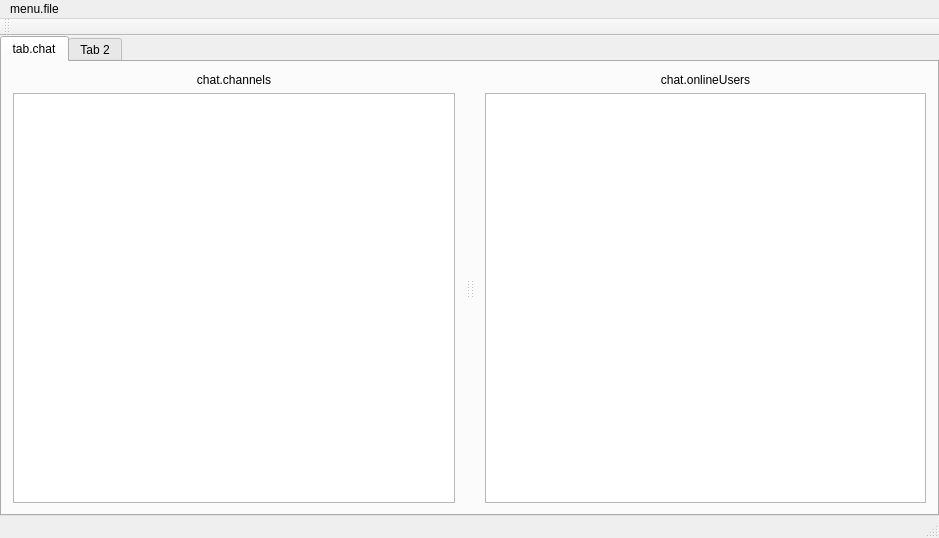
<?xml version="1.0" encoding="UTF-8"?>
<ui version="4.0">
 <class>MainWindow</class>
 <widget class="QMainWindow" name="MainWindow">
  <property name="geometry">
   <rect>
    <x>0</x>
    <y>0</y>
    <width>939</width>
    <height>538</height>
   </rect>
  </property>
  <property name="windowTitle">
   <string>mainWindow.title</string>
  </property>
  <widget class="QWidget" name="centralWidget">
   <layout class="QVBoxLayout" name="verticalLayout">
    <property name="spacing">
     <number>0</number>
    </property>
    <property name="leftMargin">
     <number>0</number>
    </property>
    <property name="topMargin">
     <number>0</number>
    </property>
    <property name="rightMargin">
     <number>0</number>
    </property>
    <property name="bottomMargin">
     <number>0</number>
    </property>
    <item>
     <widget class="QTabWidget" name="tabWidget">
      <property name="currentIndex">
       <number>0</number>
      </property>
      <widget class="QWidget" name="chatTab">
       <attribute name="title">
        <string>tab.chat</string>
       </attribute>
       <layout class="QVBoxLayout" name="verticalLayout_4">
        <property name="spacing">
         <number>0</number>
        </property>
        <property name="leftMargin">
         <number>0</number>
        </property>
        <property name="topMargin">
         <number>0</number>
        </property>
        <property name="rightMargin">
         <number>0</number>
        </property>
        <property name="bottomMargin">
         <number>0</number>
        </property>
        <item>
         <widget class="QSplitter" name="splitter">
          <property name="orientation">
           <enum>Qt::Horizontal</enum>
          </property>
          <widget class="QWidget" name="layoutWidget">
           <layout class="QVBoxLayout" name="verticalLayout_3">
            <item>
             <widget class="QLabel" name="label">
              <property name="text">
               <string>chat.channels</string>
              </property>
              <property name="alignment">
               <set>Qt::AlignCenter</set>
              </property>
             </widget>
            </item>
            <item>
             <widget class="QListView" name="listViewChannels"/>
            </item>
           </layout>
          </widget>
          <widget class="QStackedWidget" name="stackedWidgetChat">
           <property name="currentIndex">
            <number>-1</number>
           </property>
          </widget>
          <widget class="QWidget" name="layoutWidget">
           <layout class="QVBoxLayout" name="verticalLayout_2">
            <item>
             <widget class="QLabel" name="label_2">
              <property name="text">
               <string>chat.onlineUsers</string>
              </property>
              <property name="alignment">
               <set>Qt::AlignCenter</set>
              </property>
             </widget>
            </item>
            <item>
             <widget class="QListWidget" name="listWidgetUsers"/>
            </item>
           </layout>
          </widget>
         </widget>
        </item>
       </layout>
      </widget>
      <widget class="QWidget" name="tab_2">
       <attribute name="title">
        <string>Tab 2</string>
       </attribute>
      </widget>
     </widget>
    </item>
   </layout>
  </widget>
  <widget class="QMenuBar" name="menuBar">
   <property name="geometry">
    <rect>
     <x>0</x>
     <y>0</y>
     <width>939</width>
     <height>20</height>
    </rect>
   </property>
   <widget class="QMenu" name="menuFile">
    <property name="title">
     <string>menu.file</string>
    </property>
    <addaction name="actionExit"/>
   </widget>
   <addaction name="menuFile"/>
  </widget>
  <widget class="QToolBar" name="mainToolBar">
   <attribute name="toolBarArea">
    <enum>TopToolBarArea</enum>
   </attribute>
   <attribute name="toolBarBreak">
    <bool>false</bool>
   </attribute>
  </widget>
  <widget class="QStatusBar" name="statusBar"/>
  <action name="actionExit">
   <property name="text">
    <string>action.exit</string>
   </property>
  </action>
 </widget>
 <layoutdefault spacing="6" margin="11"/>
 <resources/>
 <connections/>
</ui>
